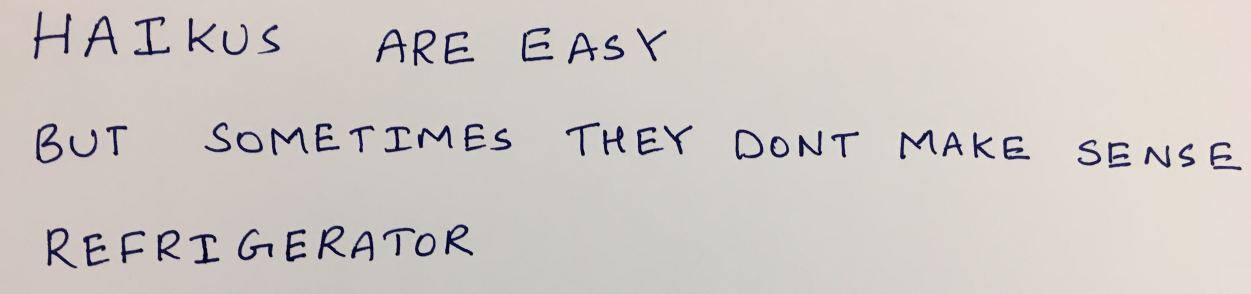
#> input picture HW5/images/03_haiku.jpg, 3753 x 880 px (shown at 1/3 size); its folder holds only this picture in this run
$ python run_q4.py   (older library calls are emulated)
#> lines starting #> are read from the running program, lines starting #| are printed output that depends on the picture; after the words box and inside, x2 and y2 are one past the last pixel; in counts of white or black regions, pixels touching at a corner belong together
### HW5/python/q4.py
from matplotlib.pyplot import connect
import numpy as np

import skimage
from skimage.measure import label, regionprops
from skimage.color import rgb2gray
from skimage.restoration import estimate_sigma, denoise_bilateral
from skimage.filters import threshold_otsu
from skimage.morphology import closing, square
from skimage.segmentation import clear_border

# takes a color image
# returns a list of bounding boxes and black_and_white image
def findLetters(image):
    bboxes = []
    # insert processing in here
    # one idea estimate noise -> denoise -> greyscale -> threshold -> morphology -> label -> skip small boxes
    # this can be 10 to 15 lines of code using skimage functions

    # Estimate noise & Denoise
    sigma = estimate_sigma(image, average_sigmas=True, multichannel=True)
#> sigma = 0.00136
    image = denoise_bilateral(image, sigma_color=sigma, multichannel=True)

    # greyscale
    image = rgb2gray(image)
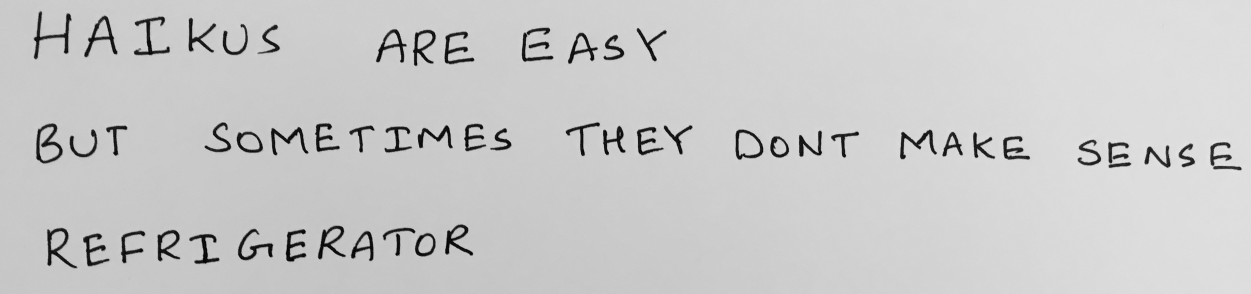
#> image: shape (880, 3753) float64 (shown at 1/3 size); min 0.00273, max 0.959, mean 0.792

    # threshold -> morphology -> label
    thresh = threshold_otsu(image)
#> thresh = 0.483
    bw = closing(image < thresh, square(5))
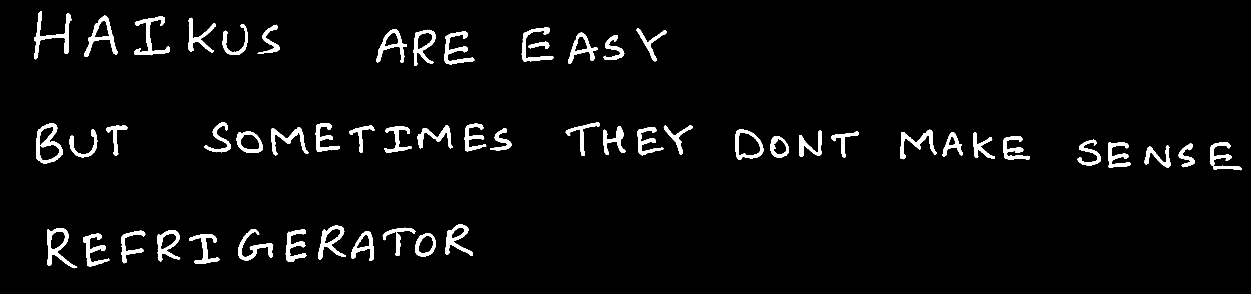
#> bw: shape (880, 3753) bool (shown at 1/3 size); 3.6% white; 55 white regions
    cleared = clear_border(bw)
    label_image = label(bw, connectivity=2)
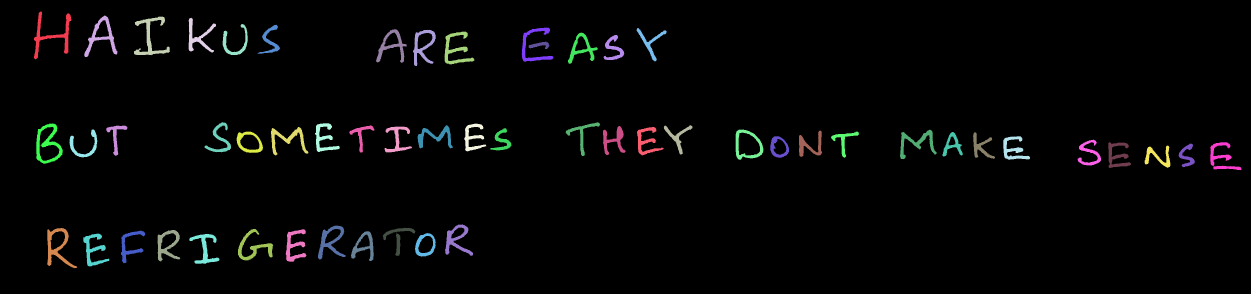
#> label_image: shape (880, 3753) int32 (shown at 1/3 size); 56 distinct labels, from 0 to 55; one colour per label, 0 black

    # skip small boxes
    regions = regionprops(label_image)
#> regions = 55 regions; largest, box (x1, y1, x2, y2) and area: (102, 34, 215, 178) 3521, (109, 370, 188, 491) 3461, (402, 50, 510, 166) 3216, (142, 684, 232, 805) 3202, (253, 47, 352, 171) 3096
    area_thresh = sum([region.area for region in regions]) / len(regions) / 3
#> area_thresh = 729.9
    for region in regions:
        if region.area >= area_thresh:
            bboxes.append(region.bbox)
#> this loop made 55 passes
#> after the loop, bboxes = 54 items, first 6: (34, 102, 178, 215), (47, 253, 171, 352), (50, 402, 166, 510), (53, 566, 158, 648), (72, 668, 165, 743), (74, 773, 161, 840)

    return bboxes, (~bw).astype(float)

### HW5/python/run_q4.py
import os
import numpy as np
import matplotlib.pyplot as plt
import matplotlib.patches

import skimage
import skimage.measure
import skimage.color
import skimage.restoration
import skimage.io
import skimage.filters
import skimage.morphology
import skimage.segmentation

from nn import *
from q4 import *
# do not include any more libraries here!
# no opencv, no sklearn, etc!
import warnings
warnings.simplefilter(action='ignore', category=FutureWarning)
warnings.simplefilter(action='ignore', category=UserWarning)

for img in os.listdir('../images'):
    im1 = skimage.img_as_float(skimage.io.imread(os.path.join('../images',img)))
    bboxes, bw = findLetters(im1)
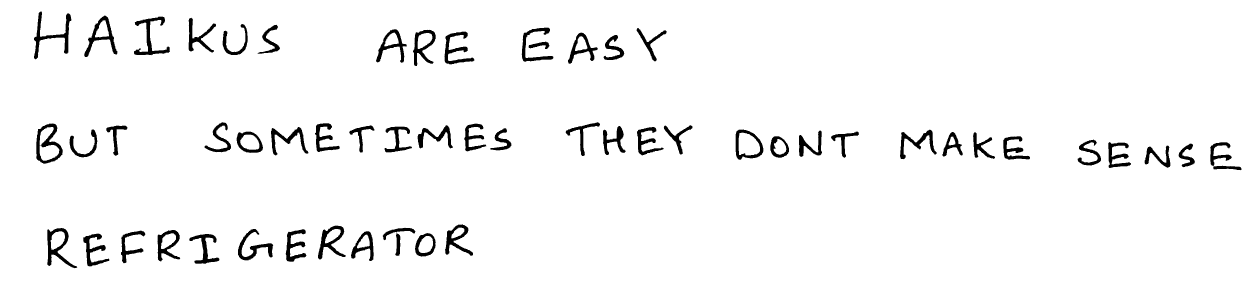
#> bw: shape (880, 3753) float64 (shown at 1/3 size); values 0 (black) and 1 (white), 96.4% white; 55 black regions, largest, box (x1, y1, x2, y2) and area: (102, 34, 215, 178) 3521, (109, 370, 188, 491) 3461, (402, 50, 510, 166) 3216

    plt.imshow(bw, cmap='gray')
    for bbox in bboxes:
        minr, minc, maxr, maxc = bbox
        rect = matplotlib.patches.Rectangle((minc, minr), maxc - minc, maxr - minr,
                                fill=False, edgecolor='red', linewidth=2)
        plt.gca().add_patch(rect)
#> this loop made 54 passes
#> (minr, minc, maxr, maxc) on passes 1 to 12: (34, 102, 178, 215), (47, 253, 171, 352), (50, 402, 166, 510), (53, 566, 158, 648), (72, 668, 165, 743), (74, 773, 161, 840), (83, 1565, 185, 1660), (84, 1910, 184, 2000), (88, 1128, 188, 1220), (89, 1239, 198, 1307), (95, 1333, 193, 1423), (98, 1704, 191, 1793)
    plt.show()
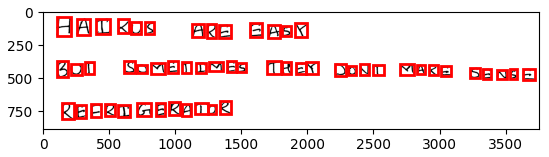
#> figure drawn by matplotlib, 1 panel

    ##########################
    #####   Find lines   #####
    ##########################
    # Find the centroids of each box
    centroids = [[b, ((b[0] + b[2]) // 2, (b[1] + b[3]) // 2)] for b in bboxes]
#> centroids = 54 items
    # sort top-down first, and then sort left-right
    centroids = sorted(centroids, key=lambda x: (x[1][0], x[1][1]))
    lines = []
    for box, centroid in centroids:
        flag = False
        # Try to fit the box in all the lines found so far
        for line in lines:
            # Group the box in this line if its centroid's y is within
            # average y coord +/- average height of all boxes in this line
            nBoxes = len(line)
            y = sum([(b[0][0] + b[0][2]) // 2 for b in line]) / nBoxes
            h = sum([b[0][2] - b[0][0] for b in line]) / nBoxes
            if y - h < centroid[0] < y + h:
                line.append((box, centroid[1]))  # store x coordinate to sort line-wise
                flag = True
                break
        if not flag:
            lines.append([(box, centroid[1])])  # start a new line
#> this loop made 54 passes
#> (box, centroid) on passes 1 to 12: ((53, 566, 158, 648), (105, 607)), ((34, 102, 178, 215), (106, 158)), ((50, 402, 166, 510), (108, 456)), ((47, 253, 171, 352), (109, 302)), ((74, 773, 161, 840), (117, 806)), ((72, 668, 165, 743), (118, 705)), ((83, 1565, 185, 1660), (134, 1612)), ((84, 1910, 184, 2000), (134, 1955)), ((88, 1128, 188, 1220), (138, 1174)), ((105, 1811, 180, 1873), (142, 1842)), ((89, 1239, 198, 1307), (143, 1273)), ((95, 1333, 193, 1423), (144, 1378))
#> after the loop, line = 12 items; lines = 3 items
    lines = [sorted(line, key=lambda x: x[1]) for line in lines]
    lines = [[a[0] for a in line] for line in lines]  # keep the boxes only

    # crop the bounding boxes
    # note.. before you flatten, transpose the image (that's how the dataset is!)
    # consider doing a square crop, and even using np.pad() to get your images looking more like the dataset
    X = []
    for line in lines:
        x = []  # cropped images per line as input to the nn
        for box in line:
            minr, minc, maxr, maxc = box
            im = bw[minr:maxr+1, minc:maxc+1]
            H, W = im.shape
            pad = max(H, W) // 6
            extra = abs((H - W) // 2)
            if H > W:
                im = np.pad(im, ((pad,)*2, (pad + extra,)*2), "constant", constant_values = (1, 1))
            else:
                im = np.pad(im, ((pad + extra,)*2, (pad,)*2), "constant", constant_values = (1, 1))

            # Dilate to match training images' thickness
            numErosion = 20 if '04' in img else 5
            for _ in range(numErosion):
                im = skimage.morphology.erosion(im)

            im = skimage.transform.resize(im, (32, 32))
            x.append(im.T.flatten())
        X.append(np.array(x))  # change to np array required as the input to the nn
#> this loop made 3 passes
#> after the loop, X = 3 items


    # Visualize cropped images
    # rc = {"axes.spines.left" : False,
    #     "axes.spines.right" : False,
    #     "axes.spines.bottom" : False,
    #     "axes.spines.top" : False,
    #     "xtick.bottom" : False,
    #     "xtick.labelbottom" : False,
    #     "ytick.labelleft" : False,
    #     "ytick.left" : False}
    # plt.rcParams.update(rc)
    # maxLine = max([len(x) for x in X])
    # fig, ax = plt.subplots(len(X), maxLine, figsize=(20,20), sharex=True, sharey=True)
    # plt.setp(ax.flat, aspect=1.0, adjustable='box')
    # for i, x in enumerate(X):
    #     for j, char in enumerate(x):
    #         ax[i, j].imshow(X[i][j].reshape(32,32).T, cmap='gray')
    # plt.show()

    # load the weights
    # run the crops through your neural network and print them out
    import pickle
    import string
    letters = np.array([_ for _ in string.ascii_uppercase[:26]] + [str(_) for _ in range(10)])
#> (the run stopped early here; a loop or call above may not have finished)
